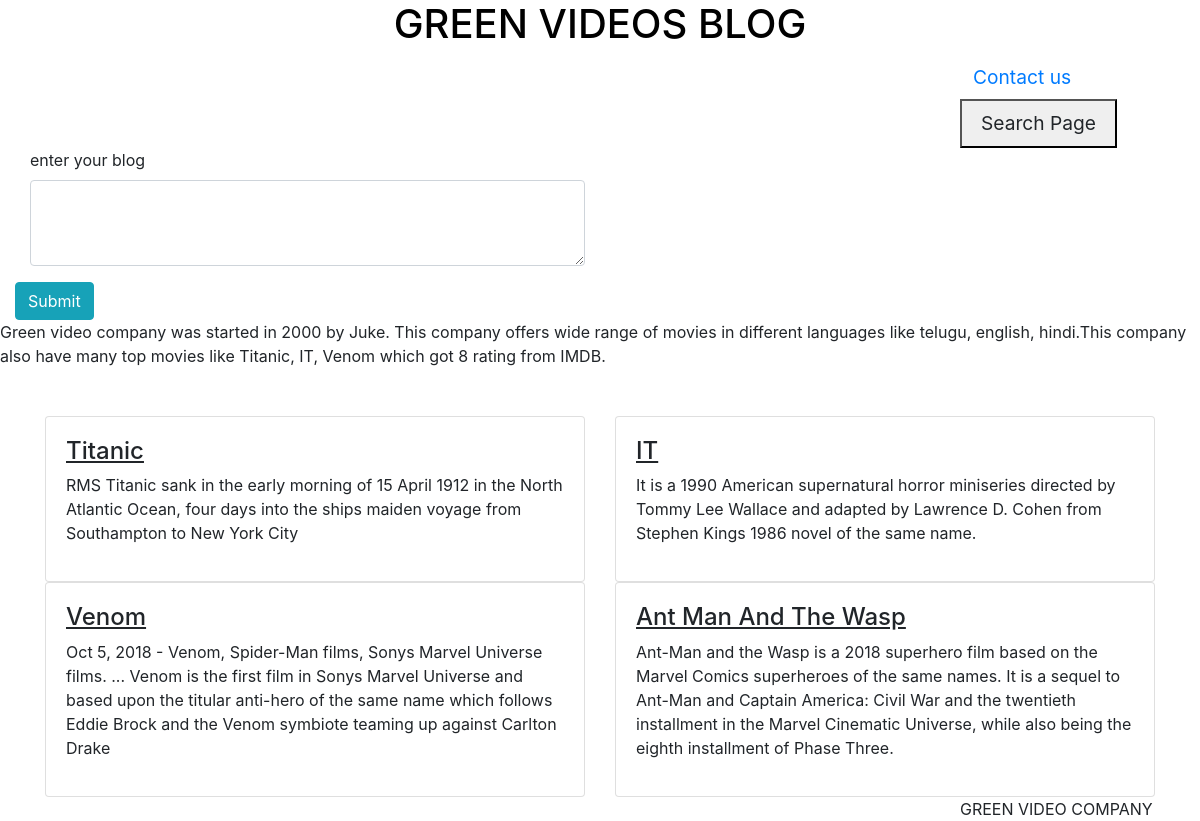
Screenshot of /domestic/blog.php with the database file from the repository.
### tables this page shows
CREATE TABLE `content` (
  `id` int(11) NOT NULL,
  `content` text NOT NULL
);

CREATE TABLE `movie` (
  `id` int(5) NOT NULL,
  `moviename` text NOT NULL,
  `description` text NOT NULL
);

### domestic/blog.php (the view, shortened to what this page needs)
<?php
$conn= new mysqli("localhost","root","","greenvideo_domestic_506");
 $result = mysqli_query($conn, "SELECT * FROM movie");
 $res = mysqli_query($conn, "SELECT * FROM content");
?>
<html>
<head>
  <link rel="stylesheet" href="https://maxcdn.bootstrapcdn.com/bootstrap/4.2.1/css/bootstrap.min.css">
<body>
<h1 style="text-align:center;color:black;">GREEN VIDEOS BLOG</h1>
<header><nav>
<button class="btn btn-basic"><a href="contact.html"><big>Contact us</big></a></button><button><a href="search.php" class="btn btn-basic"><big>Search Page</big></a></button></nav></header>
<div class="container-fluid \">
<div class="col-md-6 ">
<form method="POST">
    <label for="exampleFormControlTextarea1">enter your blog</label>
    <textarea class="form-control" name="feedback" id="exampleFormControlTextarea1" rows="3"></textarea>
  </div>
  <input type="submit" name="submit" value="Submit" class="btn btn-info">
  </div>
<p><?php while ($row = mysqli_fetch_array($res)) {
	echo $row['content'];
 } ?>
</p>
<div class="container mt-5" >
<div class="row justify-content-center">
<?php while ($row = mysqli_fetch_array($result)) {  ?>
<div class="col-md-6 ">
<div class="card">
<div class="card-body">
<h4 style="  text-decoration: underline ;
" ><?php echo $row['moviename'];  ?></h4>
<p><?php echo $row['description'];  ?></p>
</div>
</div>
</div>
<?php } ?>
</div>
</div>
<footer>
GREEN VIDEO COMPANY</footer>
</body>
</html>

### domestic/blog.php (style rules this page uses)
body { background-color:white; }
footer { margin-left:80%; }
nav { margin-left:80%; }

### rows the page displays
content: content "Green video company was started in 2000 by Juke. This company offers wide range of movies in different languages like telugu, english, hindi."
content: content "This company also have many top movies like Titanic, IT, Venom which got 8 rating from IMDB."
movie: moviename "Titanic", description "RMS Titanic sank in the early morning of 15 April 1912 in the North Atlantic Ocean, four days into the ships maiden voyage from Southampton to New York City"
movie: moviename "IT", description "It is a 1990 American supernatural horror miniseries directed by Tommy Lee Wallace and adapted by Lawrence D. Cohen from Stephen Kings 1986 novel of the same name."
movie: moviename "Venom", description "Oct 5, 2018 - Venom, Spider-Man films, Sonys Marvel Universe films. ... Venom is the first film in Sonys Marvel Universe and based upon the titular anti-hero of the same name which follows Eddie Brock and the Venom symbiote teaming up against Carlton Drake"
movie: moviename "Ant Man And The Wasp", description "Ant-Man and the Wasp is a 2018 superhero film based on the Marvel Comics superheroes of the same names. It is a sequel to Ant-Man and Captain America: Civil War and the twentieth installment in the Marvel Cinematic Universe, while also being the eighth installment of Phase Three."
